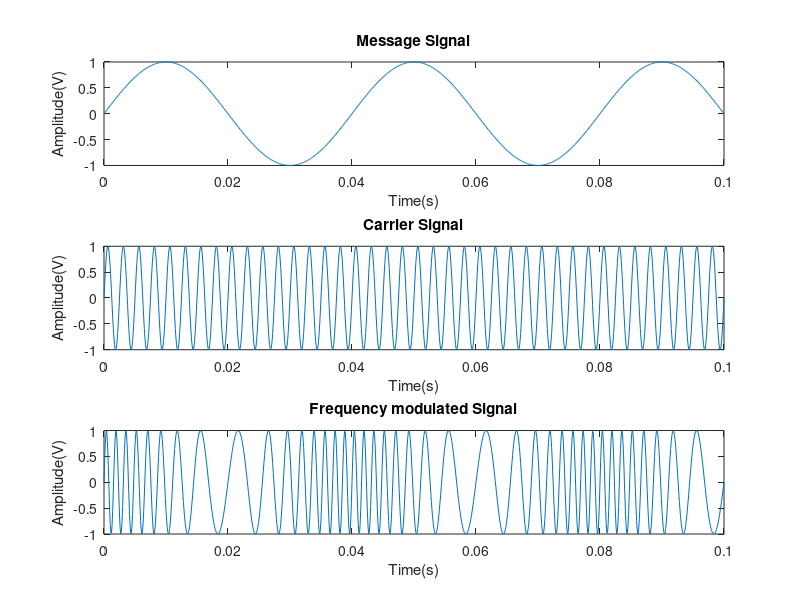

This figure's MATLAB source:
clear;close;clc;
fm=25;
fc=400;
mf=10;
t=0:0.0001:0.1;
m=sin(2*pi*fm*t);
subplot(3,1,1);
plot(t,m);
xlabel('Time(s)');
ylabel('Amplitude(V)');
title('Message Signal');
c=sin(2*pi*fc*t);
subplot(3,1,2);
plot(t,c);
xlabel('Time(s)');
ylabel('Amplitude(V)');
title('Carrier Signal');
y=sin(2*pi*fc*t+(mf.*sin(2*pi*fm*t)));%Frequency changing w.r.t Message signal
subplot(3,1,3);
plot(t,y);
xlabel('Time(s)');
ylabel('Amplitude(V)');
title('Frequency modulated Signal');
